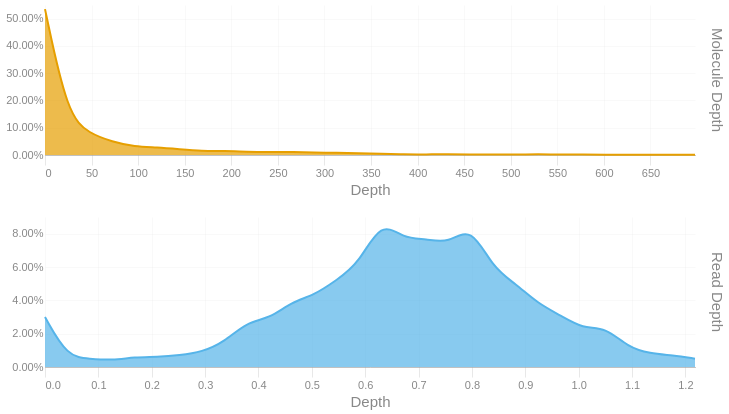

The notebook cell this image was saved under:
### Code cell
readdep = depth_hist(tb['Read Depth'], q99, 3)
readdep = readdep.with_columns(pl.lit('Read Depth').alias('Metric'))
if not SKIPLR:
    moldep = depth_hist(tb['Molecule Depth'], mol_q99, 1)
    moldep = moldep.with_columns(pl.lit('Molecule Depth').alias('Metric'))
    _hist = pl.concat([readdep, moldep])
    _hist = _hist.filter(pl.col('Proportion') != 0)
    with SafeRender(_hist):
        (
            alt.Chart(_hist)        
            .mark_area(interpolate = "basis")
            .encode(
                x=alt.X('Bin:Q').scale(domainMin=0).axis(alt.Axis(title='Depth')),
                y = alt.Y('Proportion:Q', title = None).axis(format = '.2%'),
                color = alt.Color('Metric:N').legend(None),
                row = alt.Row("Metric:N").header(title = None, labelOrient = 'right'),
                tooltip = [
                    alt.Tooltip("Metric:N", title = "Metric"),
                    alt.Tooltip('Interval:N', title = "Depth Interval"),
                    alt.Tooltip('Proportion:Q', title = "% Alignments").format('.2%')
                ]
            )
            .resolve_scale(x='independent', y='independent')
            .properties(
                height = 150, width = 650,
                usermeta={'embedOptions': {'downloadFileName': f'{samplename}.depth.hist'}}
            )
        ).display()
else:
    readdep = readdep.filter(pl.col('Proportion') != 0)
    with SafeRender(readdep):
        (
            alt.Chart(readdep)        
            .mark_area(interpolate = "basis")
            .encode(
                x=alt.X('Bin:Q').scale(domainMin=0).axis(alt.Axis(title='Depth')),
                y = alt.Y('Proportion:Q', title = None).axis(format = '.2%'),
                tooltip = [
                    alt.Tooltip('Interval:N', title = "Depth Interval"),
                    alt.Tooltip('Proportion:Q', title = "% Alignments").format('.2%')
                ]
            )
            .properties(
                usermeta={'embedOptions': {'downloadFileName': f'{samplename}.depth.hist'}}
            )
        ).display()

### Figure 1 — Vega-Lite specification as saved in the notebook (floating-point values rounded to 4 significant figures)
{"width": 650, "height": 150, "config": {"title": {"anchor": "start", "dy": -15, "fontSize": 18, "color": "#888888", "subtitleColor": "#888888", "subtitleFontSize": 14}, "arc": {"fill": "#0072B2"}, "axis": {"domainColor": "#888888", "domainWidth": 0.5, "gridWidth": 0.2, "grid": false, "titleFontWeight": 400, "titleFontSize": 15, "labelFontSize": 11, "labelColor": "#888888", "tickColor": "#888888", "tickWidth": 0.2, "titleColor": "#888888"}, "axisBand": {"grid": false}, "axisX": {"grid": true, "tickSize": 10, "domainCap": "round"}, "axisY": {"domain": false, "grid": true, "tickSize": 0, "domainCap": "round"}, "background": "transparent", "header": {"labelFontSize": 15, "labelColor": "#888888", "titleFontSize": 15, "titleFontWeight": 600, "titleColor": "#888888"}, "legend": {"labelFont": "sans-serif", "labelFontSize": 12, "labelColor": "#888888", "symbolSize": 100, "symbolType": "circle", "titleFontSize": 12, "titlePadding": 10, "titleColor": "#888888", "title": null}, "range": {"category": ["#E69F00", "#56B4E9", "#009E73", "#F0E442", "#0072B2", "#D55E00", "#CC79A7", "#000000"], "diverging": ["#cfe8f3", "#a2d4ec", "#73bfe2", "#46abdb", "#1696d2", "#12719e"]}, "area": {"fill": "#0072B2", "fillOpacity": 0.7, "line": true, "strokeOpacity": 0.7}, "line": {"color": "#0072B2", "stroke": "#0072B2", "strokeWidth": 2}, "trail": {"color": "#0072B2", "stroke": "#0072B2", "strokeWidth": 0, "size": 1}, "point": {"filled": true, "fillOpacity": 1.0, "size": 95}, "text": {"color": "#888888", "fontSize": 11, "align": "right", "fontWeight": 400, "size": 11}, "bar": {"fill": "#0072B2", "stroke": null}, "view": {"stroke": null, "continuousWidth": 660, "continuousHeight": 400}}, "data": {"name": "data-08cb66a438d825915c4cc3df8d590f9c"}, "mark": {"type": "area", "interpolate": "basis"}, "encoding": {"color": {"field": "Metric", "legend": null, "type": "nominal"}, "row": {"field": "Metric", "header": {"title": null, "labelOrient": "right"}, "type": "nominal"}, "tooltip": [{"field": "Metric", "title": "Metric", "type": "nominal"}, {"field": "Interval", "title": "Depth Interval", "type": "nominal"}, {"field": "Proportion", "format": ".2%", "title": "% Alignments", "type": "quantitative"}], "x": {"axis": {"title": "Depth"}, "field": "Bin", "scale": {"domainMin": 0}, "type": "quantitative"}, "y": {"axis": {"format": ".2%"}, "field": "Proportion", "title": null, "type": "quantitative"}}, "resolve": {"scale": {"x": "independent", "y": "independent"}}, "usermeta": {"embedOptions": {"downloadFileName": "S1_Musquodoboit_021.depth.hist"}}, "$schema": "https://vega.github.io/schema/vega-lite/v6.1.0.json", "datasets": {"data-08cb66a438d825915c4cc3df8d590f9c": [{"Bin": 0.0, "Interval": "0.0-0.042", "Proportion": 0.03, "Metric": "Read Depth"}, {"Bin": 0.042, "Interval": "0.042-0.084", "Proportion": 0.006, "Metric": "Read Depth"}, {"Bin": 0.084, "Interval": "0.084-0.126", "Proportion": 0.005, "Metric": "Read Depth"}, {"Bin": 0.126, "Interval": "0.126-0.168", "Proportion": 0.004, "Metric": "Read Depth"}, {"Bin": 0.168, "Interval": "0.168-0.21", "Proportion": 0.006, "Metric": "Read Depth"}, {"Bin": 0.21, "Interval": "0.21-0.252", "Proportion": 0.006, "Metric": "Read Depth"}, {"Bin": 0.252, "Interval": "0.252-0.294", "Proportion": 0.007, "Metric": "Read Depth"}, {"Bin": 0.294, "Interval": "0.294-0.336", "Proportion": 0.009, "Metric": "Read Depth"}, {"Bin": 0.336, "Interval": "0.336-0.378", "Proportion": 0.015, "Metric": "Read Depth"}, {"Bin": 0.378, "Interval": "0.378-0.42", "Proportion": 0.027, "Metric": "Read Depth"}, {"Bin": 0.42, "Interval": "0.42-0.462", "Proportion": 0.029, "Metric": "Read Depth"}, {"Bin": 0.462, "Interval": "0.462-0.504", "Proportion": 0.039, "Metric": "Read Depth"}, {"Bin": 0.504, "Interval": "0.504-0.546", "Proportion": 0.043, "Metric": "Read Depth"}, {"Bin": 0.546, "Interval": "0.546-0.588", "Proportion": 0.052, "Metric": "Read Depth"}, {"Bin": 0.588, "Interval": "0.588-0.63", "Proportion": 0.062, "Metric": "Read Depth"}, {"Bin": 0.63, "Interval": "0.63-0.672", "Proportion": 0.088, "Metric": "Read Depth"}, {"Bin": 0.672, "Interval": "0.672-0.714", "Proportion": 0.077, "Metric": "Read Depth"}, {"Bin": 0.714, "Interval": "0.714-0.756", "Proportion": 0.077, "Metric": "Read Depth"}, {"Bin": 0.756, "Interval": "0.756-0.798", "Proportion": 0.074, "Metric": "Read Depth"}, {"Bin": 0.798, "Interval": "0.798-0.84", "Proportion": 0.085, "Metric": "Read Depth"}, {"Bin": 0.84, "Interval": "0.84-0.882", "Proportion": 0.059, "Metric": "Read Depth"}, {"Bin": 0.882, "Interval": "0.882-0.924", "Proportion": 0.05, "Metric": "Read Depth"}, {"Bin": 0.924, "Interval": "0.924-0.966", "Proportion": 0.038, "Metric": "Read Depth"}, {"Bin": 0.966, "Interval": "0.966-1.008", "Proportion": 0.031, "Metric": "Read Depth"}, {"Bin": 1.008, "Interval": "1.008-1.05", "Proportion": 0.023, "Metric": "Read Depth"}, {"Bin": 1.05, "Interval": "1.05-1.092", "Proportion": 0.024, "Metric": "Read Depth"}, {"Bin": 1.092, "Interval": "1.092-1.134", "Proportion": 0.012, "Metric": "Read Depth"}, {"Bin": 1.134, "Interval": "1.134-1.176", "Proportion": 0.008, "Metric": "Read Depth"}, {"Bin": 1.176, "Interval": "1.176-1.218", "Proportion": 0.007, "Metric": "Read Depth"}, {"Bin": 1.218, "Interval": "1.218-1.26", "Proportion": 0.005, "Metric": "Read Depth"}, {"Bin": 0.0, "Interval": "0.0-24.1", "Proportion": 0.535, "Metric": "Molecule Depth"}, {"Bin": 24.1, "Interval": "24.1-48.1", "Proportion": 0.145, "Metric": "Molecule Depth"}, {"Bin": 48.1, "Interval": "48.1-72.2", "Proportion": 0.078, "Metric": "Molecule Depth"}, {"Bin": 72.2, "Interval": "72.2-96.3", "Proportion": 0.049, "Metric": "Molecule Depth"}, {"Bin": 96.3, "Interval": "96.3-120.3", "Proportion": 0.03, "Metric": "Molecule Depth"}, {"Bin": 120.3, "Interval": "120.3-144.4", "Proportion": 0.028, "Metric": "Molecule Depth"}, {"Bin": 144.4, "Interval": "144.4-168.4", "Proportion": 0.021, "Metric": "Molecule Depth"}, {"Bin": 168.4, "Interval": "168.4-192.5", "Proportion": 0.014, "Metric": "Molecule Depth"}, {"Bin": 192.5, "Interval": "192.5-216.6", "Proportion": 0.015, "Metric": "Molecule Depth"}, {"Bin": 216.6, "Interval": "216.6-240.6", "Proportion": 0.012, "Metric": "Molecule Depth"}, {"Bin": 240.6, "Interval": "240.6-264.7", "Proportion": 0.011, "Metric": "Molecule Depth"}, {"Bin": 264.7, "Interval": "264.7-288.8", "Proportion": 0.011, "Metric": "Molecule Depth"}, {"Bin": 288.8, "Interval": "288.8-312.8", "Proportion": 0.009, "Metric": "Molecule Depth"}, {"Bin": 312.8, "Interval": "312.8-336.9", "Proportion": 0.008, "Metric": "Molecule Depth"}, {"Bin": 336.9, "Interval": "336.9-360.9", "Proportion": 0.006, "Metric": "Molecule Depth"}, {"Bin": 360.9, "Interval": "360.9-385.0", "Proportion": 0.005, "Metric": "Molecule Depth"}, {"Bin": 385.0, "Interval": "385.0-409.1", "Proportion": 0.002, "Metric": "Molecule Depth"}, {"Bin": 409.1, "Interval": "409.1-433.1", "Proportion": 0.002, "Metric": "Molecule Depth"}, {"Bin": 433.1, "Interval": "433.1-457.2", "Proportion": 0.003, "Metric": "Molecule Depth"}, {"Bin": 457.2, "Interval": "457.2-481.3", "Proportion": 0.001, "Metric": "Molecule Depth"}, {"Bin": 481.3, "Interval": "481.3-505.3", "Proportion": 0.002, "Metric": "Molecule Depth"}, {"Bin": 505.3, "Interval": "505.3-529.4", "Proportion": 0.001, "Metric": "Molecule Depth"}, {"Bin": 529.4, "Interval": "529.4-553.4", "Proportion": 0.003, "Metric": "Molecule Depth"}, {"Bin": 553.4, "Interval": "553.4-577.5", "Proportion": 0.001, "Metric": "Molecule Depth"}, {"Bin": 577.5, "Interval": "577.5-601.6", "Proportion": 0.002, "Metric": "Molecule Depth"}, {"Bin": 601.6, "Interval": "601.6-625.6", "Proportion": 0.001, "Metric": "Molecule Depth"}, {"Bin": 625.6, "Interval": "625.6-649.7", "Proportion": 0.001, "Metric": "Molecule Depth"}, {"Bin": 649.7, "Interval": "649.7-673.8", "Proportion": 0.001, "Metric": "Molecule Depth"}, {"Bin": 673.8, "Interval": "673.8-697.8", "Proportion": 0.001, "Metric": "Molecule Depth"}, {"Bin": 697.8, "Interval": "697.8-721.89", "Proportion": 0.001, "Metric": "Molecule Depth"}]}}
